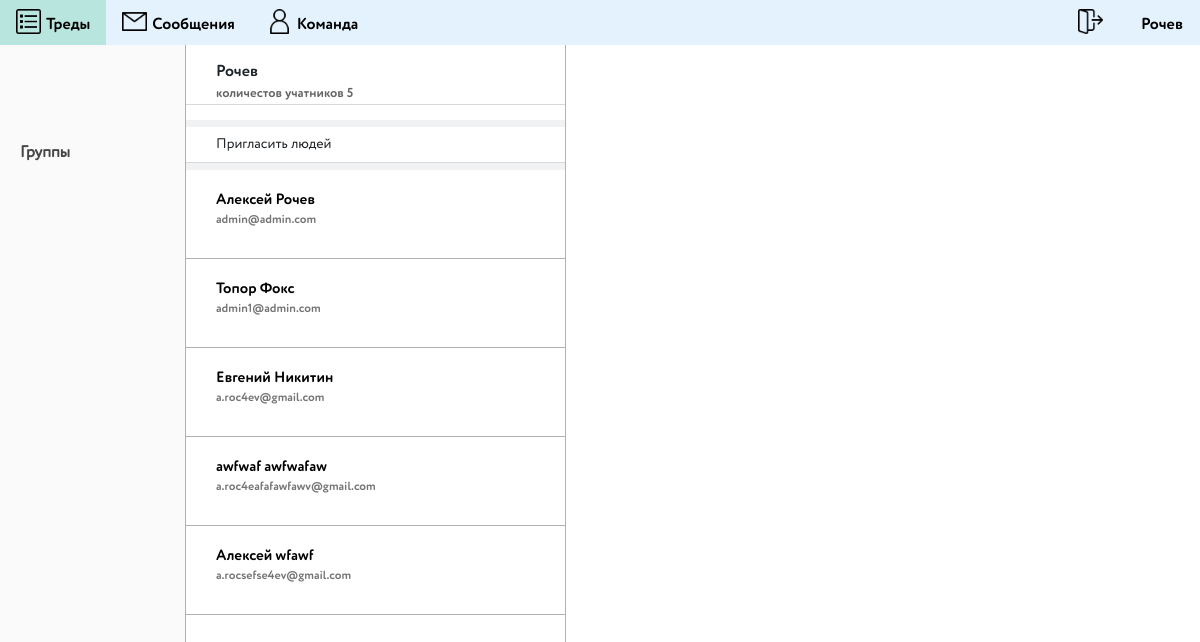
The page /team/ (signed in) on the database its author committed.
### account/models.py (models this page shows, shortened)
class Account(AbstractBaseUser):
    id = models.AutoField(primary_key=True)
    email = models.EmailField(verbose_name="email", max_length=60, unique=True)
    last_name = models.CharField(max_length=60, default=False)
    first_name = models.CharField(max_length=60, default=False)
    date_joined = models.DateTimeField(verbose_name='date joined', auto_now_add=True)
    is_admin = models.BooleanField(default=False)
    is_active = models.BooleanField(default=True)
    is_superuser = models.BooleanField(default=False)
    is_staff = models.BooleanField(default=False)
    photo = models.ImageField(default='ph/st/user.png', upload_to=content_file_name)
    USERNAME_FIELD = 'email'
    objects = MyAccountManager()
    def fio(self):
        return str(self.first_name + ' ' + self.last_name)

### messenger/models.py (models this page shows)
class Team(models.Model):
    id = models.AutoField(primary_key=True)
    name = models.CharField(max_length=120)
    participants = models.ManyToManyField(Account)
    invitation = models.ManyToManyField(Invitation)

### main/views.py (the view)
# urls.py: re_path(r'^team/$', views.TeamR.as_view()),
class TeamR(View):
    def get(self, request):
        args = {}
        args.update(csrf(request))
        user = Account.objects.get(id=request.user.id)
        team = user.team_set.all()[0]
        args['team_name'] = team.name
        team_p = team.participants.all()
        args['len_team'] = len(team_p)
        args['participants'] = team_p
        args['name'] = user.last_name
        args['team_id'] = team.id
        for i in team_p:
            i.name = i.fio
        return render(request, 'main/team.html', args)

### templates/main/team.html (shortened to what this page needs)
{% extends "base/base.html" %}
{% load static %}
{% block header %}
    <a class="nav-link" href="/u/{{ team_id }}/">
        <div class="">
            <div class="" style="float: left">
                <img style="width: 25px" src="{% static 'assets/im/sp.png' %}">
            </div>
            <div style="float: left"><p class="cms">Треды</p></div>
        </div>
    </a>
    <a class="nav-link" href="/im/">
        <div class="">
            <div class="" style="float: left">
                <img style="width: 25px" src="{% static 'assets/im/em.png' %}">
            </div>
            <div style="float: left"><p class="cms">Сообщения</p></div>
        </div>
    </a>
    <a class="nav-link" href="#">
        <div class="">
            <div class="" style="float: left">
                <img style="width: 25px" src="{% static 'assets/im/pi.png' %}">
            </div>
            <div style="float: left"><p class="cms">Команда</p></div>
        </div>
    </a>
    <a class="nav-link left" href="/logout/" style="margin-left: auto"><img style="width: 25px"
                                                                     src="{% static 'assets/im/logout.png' %}"></a>
    <a class="nav-link left" href="#"><p class="cms">{{ name }}</p></a>
{% endblock %}
{% block main %}
    <div class="left_tred">
        <br>
        <br>
        <br>
        <br>
        <a class="boxx" href="">
            <div iddiv="box_1" class="mymagicoverbox" style=""><p class="m_b">Группы</p></div>
        </a>
    </div>
    <div class="center_wraper" style="">
        <div class="name_k" style="">
            <div class="pade-blok">
                <div class="name_ka"><p style="margin-bottom: 0">{{ team_name}}</p></div>
                <div class="part"> <p style="margin-top: 0">количестов  учатников {{ len_team }} </p></div>
            </div>
            <div class="fon">
                <div class="pade-blok" style="">
                    <div iddiv="box_2" class=" new_tred mymagicoverbox">
                        <div style="margin-left: 24px; float: left"><p style="margin-bottom: 0;">Пригласить людей </p>
                        </div>
                    </div>
                </div>
            </div>
            {% for i in participants %}
                <a href="/team/{{ i.id }}/" style="color: black">
                    <div class="traid">
                        <div class="traid_text">
                            <div class="test44"><p style="margin-bottom: 0">{{ i.name }}</p>
                                <p class="size"
                                   style="margin: 0; font-size: 12px ; color: rgba(25,25,26,0.6)">{{ i.email }} </p>
                            </div>
                        </div>
                    </div>
                </a>
            {% endfor %}
        </div>
    </div>
{% endblock %}

### templates/base/base.html (shortened to what this page needs)
<!doctype html>
{% load static %}
<html lang="en">
<head>
    <link rel="stylesheet" href={% static "assets/css/base.css" %}/>
    <link rel="stylesheet" href={% static "assets/css/main.css" %}/>
    <link rel="stylesheet" href={% static "assets/css/chat.css" %}/>
    <link rel="stylesheet" href={% static "assets/css/timchoice.css" %}/>
    <link rel="stylesheet" href="https://stackpath.bootstrapcdn.com/bootstrap/4.4.1/css/bootstrap.min.css"
>
</head>
<body>
<header >
        <nav class="nav  navbar-light br "  style="background-color: #e3f2fd;">
            {% block header %}{% endblock %}
        </nav>
</header>
<div class="wrapper">
    {% block main %}{% endblock %}
</div>
</body>
</html>

### static/assets/css/main.css (style rules this page uses)
.wrapper { display: flex; }
.br { min-width: 550px; }
.cms { padding-top: 5px; padding-left: 5px; margin-bottom: 0; color: black; font-family: Circe Rounded; }
.nav-link.left { margin-right: 1px; }
.left_tred { width: 220px; background: #fafafa; height: 93.96vh; border-right: 1px solid rgba(0, 0, 0, 0.3); }
.boxx { width: 100%; }
.m_b { margin-bottom: 0; padding-left: 20px; font-family: Circe Rounded2; color: rgba(0, 0, 0, 0.72); font-weight: 600; }
.pade-blok { position: relative; background: #fff; box-shadow: 0px 1px 0 0 #d7d8db, 0 0 0 0px #e3e4e8; }
.name_ka { margin: 10px 0px 0px 30px; flex-grow: 1; padding-top: 5px; font-family: Circe Rounded; }
.part { margin: 0px 0px 0px 30px; flex-grow: 1; color: rgba(36, 36, 38, 0.7); font-size:13px ; font-family: Circe Rounded; }
.new_tred { padding: 6px; font-size: .875rem; font-weight: 400; line-height: 1.7; cursor: pointer; height: 35px; font-family: Circe Rounded2; }
.name_k { width: 380px; height: 93.96vh; border-right: 1px solid rgba(0, 0, 0, 0.3); }
.fon { padding-top: 7px; background-color: rgba(215, 216, 219, 0.34); margin-bottom: 0px; height: 50px; }
.traid_text { height: 88px; margin: 0px 5px 0px 30px; flex-grow: 1; padding-top: 5px; font-size: 15px; font-family: Circe Rounded; }
.traid { position: relative; background: #fff; border-bottom: 1px solid rgba(0, 0, 0, 0.3); }
.test44 { padding: 14px 20px 14px 0; }
.size { white-space: nowrap; overflow: hidden; text-overflow: ellipsis; }
.center_wraper { width: 100%; display: flex; }

### rows shown on the page
Account: last_name "Рочев", name "Алексей Рочев", email "admin@admin.com"
Team: name "Рочев"
Account: name "Топор Фокс", email "admin1@admin.com"
Account: name "Евгений Никитин", email "a.roc4ev@gmail.com"
Account: name "awfwaf awfwafaw", email "a.roc4eafafawfawv@gmail.com"
Account: name "Алексей wfawf", email "a.rocsefse4ev@gmail.com"

### other values the page prints
{{ len_team }} "5"
